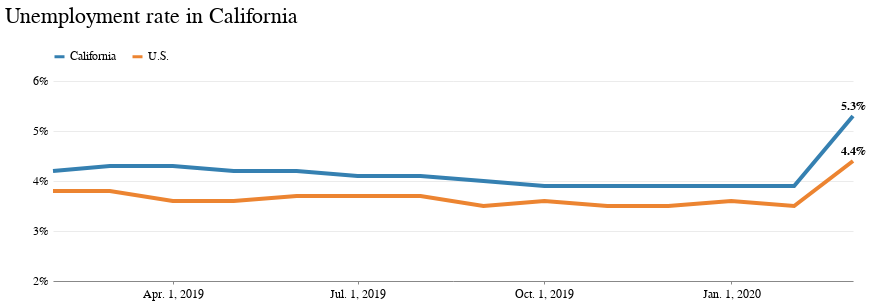

Write notebook code for a chart like this one.
### Code cell
ca_rate_chart = alt.Chart((unemp_rate_state.query("date > '01/01/2019'"))).mark_line(size=4)\
.encode(
    x=alt.X('date:T', title='', axis=alt.Axis(grid=False, tickCount=6, format='%b. %-d, %Y')),
    y=alt.Y('rate:Q', title=' ', axis=alt.Axis(gridWidth=.6,\
     gridColor='#dddddd',offset=3,tickSize=0,domainOpacity=0,tickCount=3, format='%'),\
           scale=alt.Scale(domain=(.025, .055))),
    color=alt.Color('place', title=' ')
).properties(width=800, height=200,
     title='Unemployment rate in California'
)


ca_rate_chart_text = (
    alt.Chart((unemp_rate_state.query("date == date.max()")))\
    .mark_text(dy=-10, color="#000000", font='Benton Gothic', fontWeight='bolder', fontSize=12)
    .encode(x=alt.X("date:T"), y=alt.Y("rate:Q"), text=alt.Text("rate:Q",format=',.1%'))
)

(ca_rate_chart + ca_rate_chart_text).configure_view(strokeOpacity=0).configure_legend(
    orient='top',
    symbolType='stroke'
)

### Figure 1 — Vega-Lite specification as saved in the notebook (floating-point values rounded to 4 significant figures)
{"config": {"view": {"width": 800, "height": 450, "strokeOpacity": 0}, "background": "#ffffff", "title": {"anchor": "start", "font": "Benton Gothic Bold, sans", "fontColor": "#000000", "fontSize": 22, "fontWeight": "normal"}, "arc": {"fill": "#82c6df"}, "area": {"fill": "#82c6df"}, "line": {"stroke": "#82c6df", "strokeWidth": 3}, "path": {"stroke": "#82c6df"}, "rect": {"fill": "#82c6df"}, "shape": {"stroke": "#82c6df"}, "bar": {"fill": "#82c6df"}, "point": {"stroke": "#82c6df"}, "symbol": {"fill": "#82c6df", "size": 30}, "axis": {"titleFont": "Benton Gothic Bold, sans", "titleFontSize": 13, "titleFontWeight": "normal", "labelFont": "Benton Gothic, sans", "labelFontSize": 11.5, "labelFontWeight": "normal"}, "axisX": {"labelAngle": 0, "labelPadding": 4, "tickSize": 3}, "axisY": {"labelBaseline": "middle", "maxExtent": 45, "minExtent": 45, "tickSize": 2, "titleAlign": "left", "titleAngle": 0, "titleX": -45, "titleY": -11}, "legend": {"titleFont": "Benton Gothic Bold, sans", "titleFontSize": 13, "titleFontWeight": "normal", "symbolType": "stroke", "labelFont": "Benton Gothic, sans", "labelFontSize": 11.5, "orient": "top"}, "range": {"category": ["#3580b1", "#ec8431", "#ab7fb4", "#c89d29", "#adc839", "#829eb1"], "diverging": ["#e68a4f", "#f4bb6a", "#f9e39c", "#dadfe2", "#a6b7c6", "#849eae"], "heatmap": ["#fbf2c7", "#f9e39c", "#f8d36e", "#f4bb6a", "#e68a4f", "#d15a40", "#ab4232"], "ordinal": ["#fbf2c7", "#f9e39c", "#f8d36e", "#f4bb6a", "#e68a4f", "#d15a40", "#ab4232"], "ramp": ["#fbf2c7", "#f9e39c", "#f8d36e", "#f4bb6a", "#e68a4f", "#d15a40", "#ab4232"]}}, "layer": [{"data": {"name": "data-1ff5072cf9b989fb73d5215b29522ec8"}, "mark": {"type": "line", "size": 4}, "encoding": {"color": {"type": "nominal", "field": "place", "title": " "}, "x": {"type": "temporal", "axis": {"format": "%b. %-d, %Y", "grid": false, "tickCount": 6}, "field": "date", "title": ""}, "y": {"type": "quantitative", "axis": {"domainOpacity": 0, "format": "%", "gridColor": "#dddddd", "gridWidth": 0.6, "offset": 3, "tickCount": 3, "tickSize": 0}, "field": "rate", "scale": {"domain": [0.025, 0.055]}, "title": " "}}, "height": 200, "title": "Unemployment rate in California", "width": 800}, {"data": {"name": "data-f2f21f7b18ef95cb46dfcc755cff3fd6"}, "mark": {"type": "text", "color": "#000000", "dy": -10, "font": "Benton Gothic", "fontSize": 12, "fontWeight": "bolder"}, "encoding": {"text": {"type": "quantitative", "field": "rate", "format": ",.1%"}, "x": {"type": "temporal", "field": "date"}, "y": {"type": "quantitative", "field": "rate"}}}], "$schema": "https://vega.github.io/schema/vega-lite/v4.0.2.json", "datasets": {"data-1ff5072cf9b989fb73d5215b29522ec8": [{"place": "U.S.", "date": "2020-03-01T00:00:00", "year": "2020", "month": "March", "rate": "0.044"}, {"place": "California", "date": "2020-03-01T00:00:00", "year": "2020", "month": "March", "rate": "0.053"}, {"place": "U.S.", "date": "2020-02-01T00:00:00", "year": "2020", "month": "February", "rate": "0.035"}, {"place": "California", "date": "2020-02-01T00:00:00", "year": "2020", "month": "February", "rate": "0.039"}, {"place": "U.S.", "date": "2020-01-01T00:00:00", "year": "2020", "month": "January", "rate": "0.036"}, {"place": "California", "date": "2020-01-01T00:00:00", "year": "2020", "month": "January", "rate": "0.039"}, {"place": "U.S.", "date": "2019-12-01T00:00:00", "year": "2019", "month": "December", "rate": "0.035"}, {"place": "California", "date": "2019-12-01T00:00:00", "year": "2019", "month": "December", "rate": "0.039"}, {"place": "U.S.", "date": "2019-11-01T00:00:00", "year": "2019", "month": "November", "rate": "0.035"}, {"place": "California", "date": "2019-11-01T00:00:00", "year": "2019", "month": "November", "rate": "0.039"}, {"place": "U.S.", "date": "2019-10-01T00:00:00", "year": "2019", "month": "October", "rate": "0.036"}, {"place": "California", "date": "2019-10-01T00:00:00", "year": "2019", "month": "October", "rate": "0.039"}, {"place": "U.S.", "date": "2019-09-01T00:00:00", "year": "2019", "month": "September", "rate": "0.035"}, {"place": "California", "date": "2019-09-01T00:00:00", "year": "2019", "month": "September", "rate": "0.040"}, {"place": "U.S.", "date": "2019-08-01T00:00:00", "year": "2019", "month": "August", "rate": "0.037"}, {"place": "California", "date": "2019-08-01T00:00:00", "year": "2019", "month": "August", "rate": "0.041"}, {"place": "U.S.", "date": "2019-07-01T00:00:00", "year": "2019", "month": "July", "rate": "0.037"}, {"place": "California", "date": "2019-07-01T00:00:00", "year": "2019", "month": "July", "rate": "0.041"}, {"place": "U.S.", "date": "2019-06-01T00:00:00", "year": "2019", "month": "June", "rate": "0.037"}, {"place": "California", "date": "2019-06-01T00:00:00", "year": "2019", "month": "June", "rate": "0.042"}, {"place": "U.S.", "date": "2019-05-01T00:00:00", "year": "2019", "month": "May", "rate": "0.036"}, {"place": "California", "date": "2019-05-01T00:00:00", "year": "2019", "month": "May", "rate": "0.042"}, {"place": "U.S.", "date": "2019-04-01T00:00:00", "year": "2019", "month": "April", "rate": "0.036"}, {"place": "California", "date": "2019-04-01T00:00:00", "year": "2019", "month": "April", "rate": "0.043"}, {"place": "U.S.", "date": "2019-03-01T00:00:00", "year": "2019", "month": "March", "rate": "0.038"}, {"place": "California", "date": "2019-03-01T00:00:00", "year": "2019", "month": "March", "rate": "0.043"}, {"place": "U.S.", "date": "2019-02-01T00:00:00", "year": "2019", "month": "February", "rate": "0.038"}, {"place": "California", "date": "2019-02-01T00:00:00", "year": "2019", "month": "February", "rate": "0.042"}], "data-f2f21f7b18ef95cb46dfcc755cff3fd6": [{"place": "U.S.", "date": "2020-03-01T00:00:00", "year": "2020", "month": "March", "rate": "0.044"}, {"place": "California", "date": "2020-03-01T00:00:00", "year": "2020", "month": "March", "rate": "0.053"}]}}
